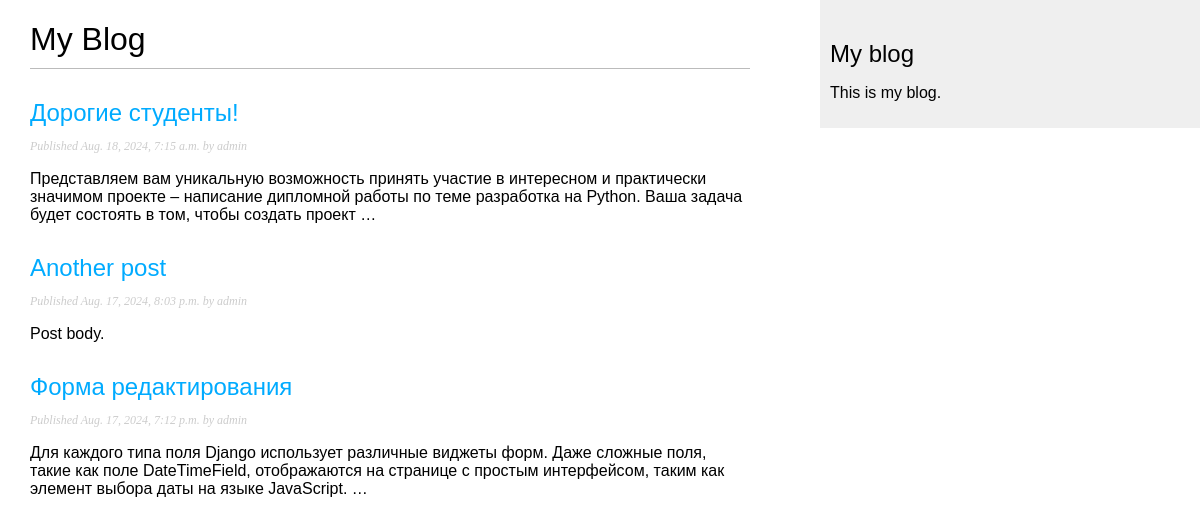
Screenshot of /blog/ with the database file from the repository.
### blog/models.py (models this page shows, shortened)
class Post(models.Model):
    class Status(models.TextChoices):
        DRAFT = 'DF', 'Draft'
        PUBLISHED = 'PB', 'Published'
    title = models.CharField(max_length=250)
    slug = models.SlugField(max_length=250)
    author = models.ForeignKey(User, on_delete=models.CASCADE, related_name='blog_posts')
    body = models.TextField()
    publish = models.DateTimeField(default=timezone.now)
    created = models.DateTimeField(auto_now_add=True)
    updated = models.DateTimeField(auto_now=True)
    status = models.CharField(max_length=2,
                              choices=Status.choices,
                              default=Status.DRAFT)
    objects = models.Manager()  # менеджер, применяемый по умолчанию
    published = PublishedManager()  # конкретно-прикладной менеджер
    class Meta:
        ordering = ['-publish']
        indexes = [models.Index(fields=['-publish']), ]

### blog/views.py (the view)
# urls.py: path('', views.post_list, name='post_list'),
def post_list(request):
    posts = Post.published.all()
    return render(request,
                  'blog/post/list.html',
                  {'posts': posts})

### blog/models.py (called while the page is built)
    def get_queryset(self):
        return super().get_queryset().filter(status=Post.Status.PUBLISHED)

### blog/templates/blog/post/list.html (shortened to what this page needs)
{% extends "blog/base.html" %}
{% block content %}
 <h1>My Blog</h1>
 {% for post in posts %}
 <h2>
 <a href="{% url 'blog:post_detail' post.id %}">
 {{ post.title }}
 </a>
 </h2>
 <p class="date">
 Published {{ post.publish }} by {{ post.author }}
 </p>
 {{ post.body|truncatewords:30|linebreaks }}
 {% endfor %}
{% endblock %}

### blog/templates/blog/base.html (shortened to what this page needs)
{% load static %}
<!DOCTYPE html>
<html>
<head>
  <link href="{% static "css/blog.css" %}" rel="stylesheet">
</head>
<body>
  <div id="content">
    {% block content %}
    {% endblock %}
  </div>
  <div id="sidebar">
    <h2>My blog</h2>
    <p>This is my blog.</p>
  </div>
</body>
</html>

### blog/static/css/blog.css (style rules this page uses)
body { margin:0; padding:0; font-family:helvetica, sans-serif; }
a { color:#00abff; text-decoration:none; }
h1 { font-weight:normal; border-bottom:1px solid #bbb; padding:0 0 10px 0; }
h2 { font-weight:normal; margin:30px 0 0; }
#content { float:left; width:60%; padding:0 0 0 30px; }
#sidebar { float:right; width:30%; padding:10px; background:#efefef; height:100%; }
p.date { color:#ccc; font-family: georgia, serif; font-size: 12px; font-style: italic; }

### rows the page displays
Post: title "Дорогие студенты!", publish "Aug. 18, 2024, 7:15 a.m.", author "admin", body "Представляем вам уникальную возможность принять участие в интересном и практически значимом проекте – написание дипломной работы по теме разработка на Python. Ваша задача будет состоять в том, чтобы создать проект …"
Post: title "Another post", publish "Aug. 17, 2024, 8:03 p.m.", author "admin", body "Post body."
Post: title "Форма редактирования", publish "Aug. 17, 2024, 7:12 p.m.", author "admin", body "Для каждого типа поля Django использует различные виджеты форм. Даже сложные поля, такие как поле DateTimeField, отображаются на странице с простым интерфейсом, таким как элемент выбора даты на языке JavaScript. …"
